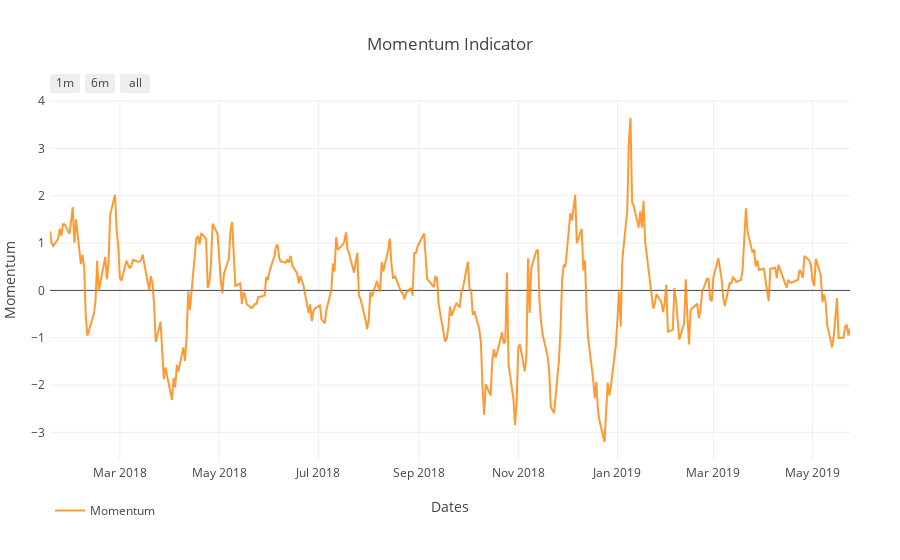

This figure's notebook cell:
### Code cell
# Momentym
plot_mom = plot_momentum(df_norm, symbol, output_type='nb')
iplot(plot_mom)

### Figure 1 — Plotly figure (JSON) as saved in the notebook; plotly's stock layout.template omitted (floating-point values rounded to 4 significant figures; data arrays with more than 128 entries replaced by an {"elided": "..."} marker saying what was removed)
{"data": [{"line": {"color": "#FF8000"}, "name": "Momentum", "opacity": 0.8, "type": "scatter", "uid": "0ebc62fa-7421-42c0-91d0-d4de6dec13e2", "x": {"elided": "341 str values"}, "y": {"elided": "341 float values"}}], "layout": {"autosize": true, "legend": {"orientation": "h"}, "margin": {"b": 100, "l": 50, "pad": 4, "r": 50, "t": 100}, "showlegend": true, "title": {"text": "Momentum Indicator"}, "xaxis": {"range": ["2018-01-17", "2019-05-24"], "rangeselector": {"buttons": [{"count": 1, "label": "1m", "step": "month", "stepmode": "backward"}, {"count": 6, "label": "6m", "step": "month", "stepmode": "backward"}, {"step": "all"}]}, "title": {"text": "Dates"}, "type": "date"}, "yaxis": {"autorange": true, "range": [-3.584, 4.022], "title": {"text": "Momentum"}, "type": "linear"}}}
